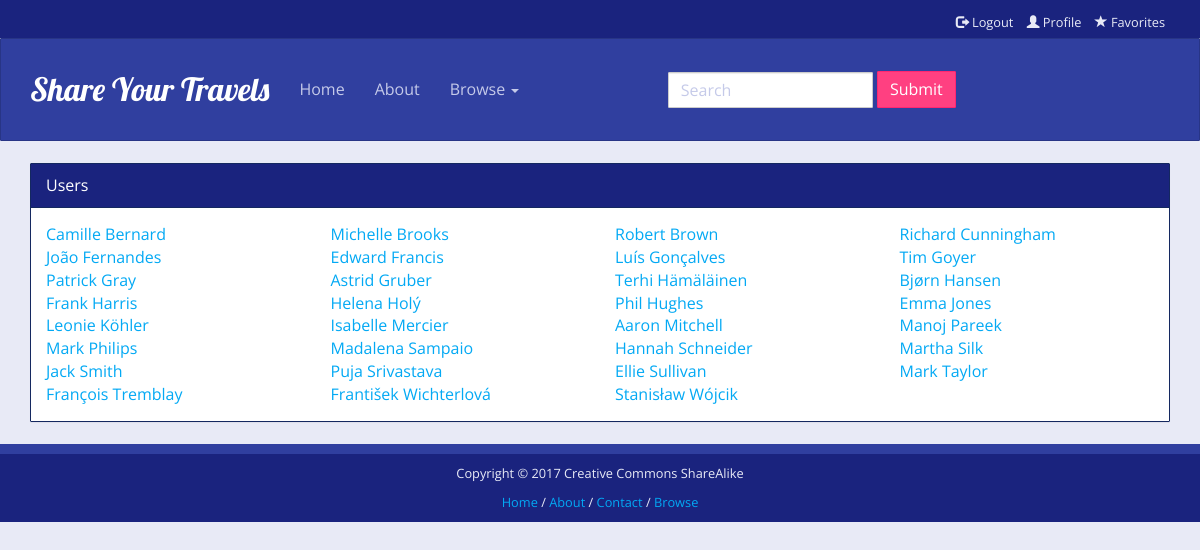
The page /browse-users.php on the database its author committed.
### tables this page shows
CREATE TABLE `Users` (
  `UserID` INTEGER NOT NULL, 
  `FirstName` VARCHAR(255), 
  `LastName` VARCHAR(255), 
  `Address` VARCHAR(255), 
  `City` VARCHAR(255), 
  `Region` VARCHAR(255), 
  `Country` VARCHAR(255), 
  `Postal` VARCHAR(255), 
  `Phone` VARCHAR(255), 
  `Email` VARCHAR(255), 
  `Privacy` VARCHAR(255), 
  PRIMARY KEY (`UserID`)
);

### browse-users.php (the view, shortened to what this page needs)
<?php
    $pdo = connectDB();
    $sql = "SELECT UserID, FirstName, LastName FROM Users ORDER BY LastName";
    $stmt = $pdo->prepare($sql);
    $stmt->execute();
?>
<!DOCTYPE html>
<html lang="en">
<head>
    <?php include_once("includes/stylesheets.inc.php") ?>
</head>
<body>
    <?php include 'includes/header.inc.php'; ?>
    <main class="container">
        <div class='panel panel-info'>
            <div class='panel-heading'>Users</div>
            <div class='panel-body'>
                <div class="row">
                    <?php while($row = $stmt->fetch()){?>
                    <div class="col-md-3">
                        <a href='single-user.php?userid=<?php echo($row["UserID"])?>'>
                            <?php echo($row["FirstName"]." ".$row["LastName"]); ?>
                        </a>
                    </div>
                    <?php }?>
                </div>
            </div>
        </div>
    </main>
    <?php include 'includes/footer.inc.php'; ?>
</body>
</html>

### rows shown on the page
users: FirstName "Camille", LastName "Bernard"
users: FirstName "Michelle", LastName "Brooks"
users: FirstName "Robert", LastName "Brown"
users: FirstName "Richard", LastName "Cunningham"
users: FirstName "João", LastName "Fernandes"
users: FirstName "Edward", LastName "Francis"
users: FirstName "Luís", LastName "Gonçalves"
users: FirstName "Tim", LastName "Goyer"
users: FirstName "Patrick", LastName "Gray"
users: FirstName "Astrid", LastName "Gruber"
users: FirstName "Terhi", LastName "Hämäläinen"
users: FirstName "Bjørn", LastName "Hansen"
users: FirstName "Frank", LastName "Harris"
users: FirstName "Helena", LastName "Holý"
users: FirstName "Phil", LastName "Hughes"
users: FirstName "Emma", LastName "Jones"
users: FirstName "Leonie", LastName "Köhler"
users: FirstName "Isabelle", LastName "Mercier"
users: FirstName "Aaron", LastName "Mitchell"
users: FirstName "Manoj", LastName "Pareek"
users: FirstName "Mark", LastName "Philips"
users: FirstName "Madalena", LastName "Sampaio"
users: FirstName "Hannah", LastName "Schneider"
users: FirstName "Martha", LastName "Silk"
users: FirstName "Jack", LastName "Smith"
users: FirstName "Puja", LastName "Srivastava"
users: FirstName "Ellie", LastName "Sullivan"
users: FirstName "Mark", LastName "Taylor"
users: FirstName "François", LastName "Tremblay"
users: FirstName "František", LastName "Wichterlová"
users: FirstName "Stanisław", LastName "Wójcik"
